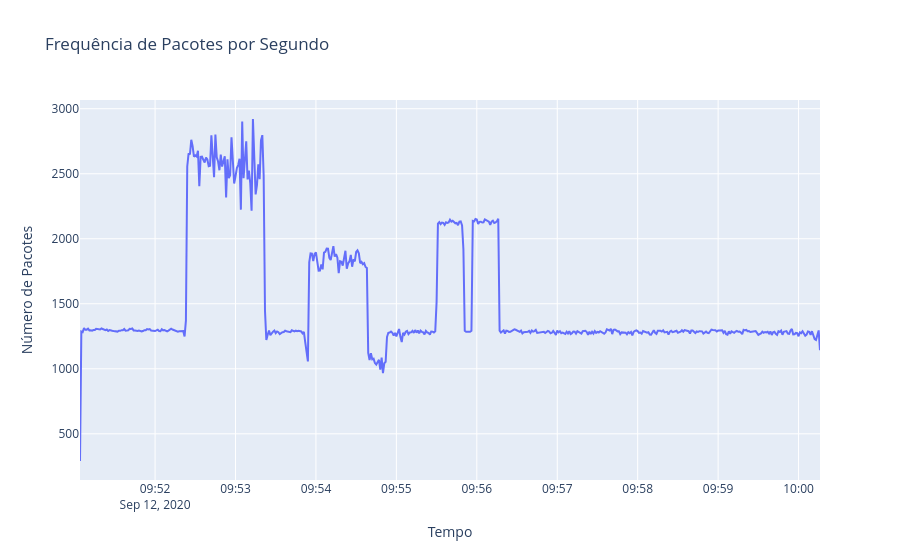

Notebook code cell kept with this figure:
### Code cell
freq = labels.set_index('timestamp').resample('1S').size().reset_index(name='freq')

fig = px.line(freq, x='timestamp', y='freq',
              title="Frequência de Pacotes por Segundo",
              labels={'timestamp': 'Tempo', 'freq': 'Número de Pacotes'})

fig.show()

### Figure 1 — Plotly figure (JSON) as saved in the notebook; plotly's stock layout.template omitted (floating-point values rounded to 4 significant figures; data arrays with more than 128 entries replaced by an {"elided": "..."} marker saying what was removed)
{"data": [{"hovertemplate": "Tempo=%{x}<br>Número de Pacotes=%{y}<extra></extra>", "legendgroup": "", "line": {"color": "#636efa", "dash": "solid"}, "marker": {"symbol": "circle"}, "mode": "lines", "name": "", "orientation": "v", "showlegend": false, "type": "scatter", "x": {"elided": "553 str values"}, "xaxis": "x", "y": {"elided": "553 int values"}, "yaxis": "y"}], "layout": {"legend": {"tracegroupgap": 0}, "title": {"text": "Frequência de Pacotes por Segundo"}, "xaxis": {"anchor": "y", "domain": [0, 1], "title": {"text": "Tempo"}}, "yaxis": {"anchor": "x", "domain": [0, 1], "title": {"text": "Número de Pacotes"}}}}
